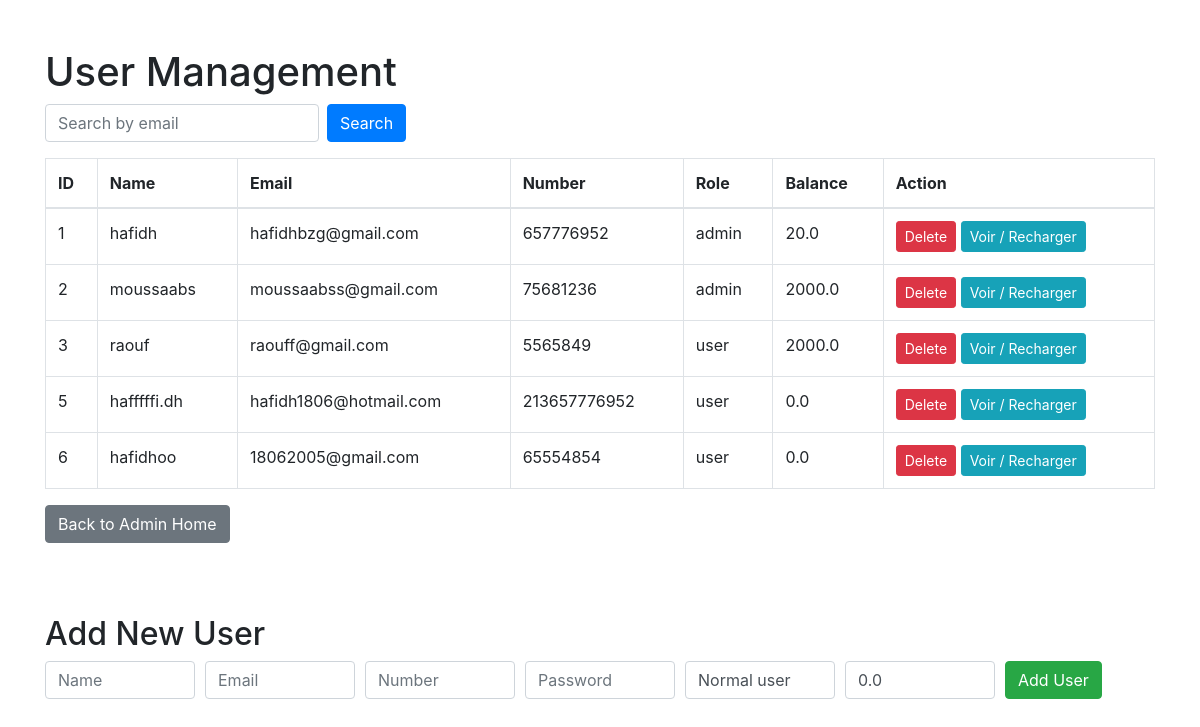
Before: /admin/users with the older database file.
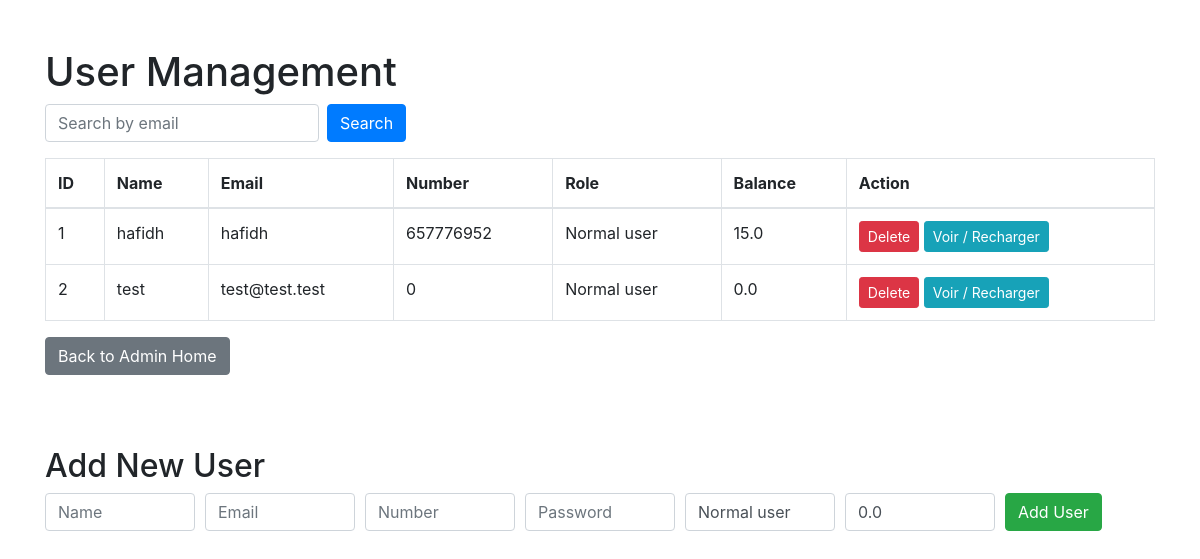
After: the same page with the newer database file.
### models.py (models this page shows)
class User(db.Model):
    __tablename__ = 'users'
    id = db.Column(db.Integer, primary_key=True)
    name = db.Column(db.String(100), nullable=False)
    email = db.Column(db.String(120), unique=True, nullable=False)
    number = db.Column(db.Integer,unique=True,nullable=False)
    password = db.Column(db.String(100), nullable=False)
    role = db.Column(db.String(20), default='Normal user')
    balance = db.Column(db.Float, default=0.0)
    bookings = db.relationship('Booking', backref='user')
    recharges = db.relationship('Recharge', backref='user')

### admin_bcnslg_bleu.py (the view)
@admin_bp.route('/users')
def users_page():
    search_email = request.args.get('search_email')
    if search_email:
        users = [get_user_by_email(search_email)] if get_user_by_email(search_email) else []
    else:
        users = get_all_users()
    return render_template('users.html', users=users)

### data_access1.py (called while the page is built)
def get_all_users():
    return User.query.all()

### templates/users.html (shortened to what this page needs)
<!DOCTYPE html>
<html lang="en">
<head>
    <link rel="stylesheet" href="https://stackpath.bootstrapcdn.com/bootstrap/4.5.2/css/bootstrap.min.css">
</head>
<body>
<div class="container mt-5">
    <h1>User Management</h1>
    <form method="get" action="{{ url_for('admin_bp.users_page') }}" class="form-inline mb-3">
        <input type="email" name="search_email" class="form-control mr-2" placeholder="Search by email" value="{{ request.args.get('search_email', '') }}">
        <button type="submit" class="btn btn-primary">Search</button>
    </form>
    <table class="table table-bordered">
        <thead>
            <tr>
                <th>ID</th>
                <th>Name</th>
                <th>Email</th>
                <th>Number</th>
                <th>Role</th>
                <th>Balance</th>
                <th>Action</th>
            </tr>
        </thead>
        <tbody>
            {% for user in users %}
            <tr>
                <td>{{ user.id }}</td>
                <td>{{ user.name }}</td>
                <td>{{ user.email }}</td>
                <td>{{ user.number }}</td>
                <td>{{ user.role }}</td>
                <td>{{ user.balance }}</td>
                <td>
                    <form action="{{ url_for('admin_bp.delete_user_admin', user_id=user.id) }}" method="POST" style="display:inline;">
                        <button type="submit" class="btn btn-danger btn-sm">Delete</button>
                    </form>
                    <a href="{{ url_for('admin_bp.user_detail', user_id=user.id) }}" class="btn btn-info btn-sm">Voir / Recharger</a>
                </td>
            </tr>
            {% endfor %}
        </tbody>
    </table>
    <a href="{{ url_for('admin_bp.admin_home') }}" class="btn btn-secondary mb-4">Back to Admin Home</a>
    <h2 class="mt-5">Add New User</h2>
    <form action="{{ url_for('admin_bp.create_user_admin') }}" method="POST" class="mb-4">
        <div class="form-row">
            <div class="col"><input type="text" name="name" class="form-control" placeholder="Name" required></div>
            <div class="col"><input type="email" name="email" class="form-control" placeholder="Email" required></div>
            <div class="col"><input type="number" name="number" class="form-control" placeholder="Number" required></div>
            <div class="col"><input type="password" name="password" class="form-control" placeholder="Password" required></div>
            <div class="col"><input type="text" name="role" class="form-control" placeholder="Role" value="Normal user"></div>
            <div class="col"><input type="number" step="0.01" name="balance" class="form-control" placeholder="Balance" value="0.0"></div>
            <div class="col"><button type="submit" class="btn btn-success">Add User</button></div>
        </div>
    </form>
</div>
</body>
</html>

Changed rows visible on the page:
removed User: id "3", name "raouf", email "raouff@gmail.com", number "5565849", role "user", balance "2000.0"
removed User: id "5", name "hafffffi.dh", email "hafidh1806@hotmail.com", number "213657776952", role "user", balance "0.0"
removed User: id "6", name "hafidhoo", email "18062005@gmail.com", number "65554854", role "user", balance "0.0"
changed User "hafidh": email "hafidhbzg@gmail.com" → "hafidh"; role "admin" → "Normal user"; balance "20.0" → "15.0"
changed User id 2: name "moussaabs" → "test"; email "moussaabss@gmail.com" → "test@test.test"; number "75681236" → "0"; role "admin" → "Normal user"; balance "2000.0" → "0.0"
